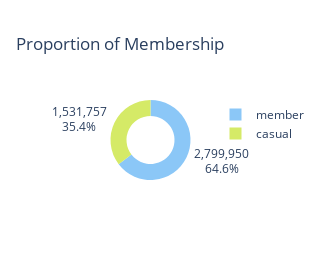

This figure's notebook cell:
### Code cell
donut_chart(rider_prop, 'Proportion of Membership')

### Figure 1 — Plotly figure (JSON) as saved in the notebook; plotly's stock layout.template omitted (floating-point values rounded to 4 significant figures)
{"data": [{"customdata": [["casual"], ["member"]], "domain": {"x": [0, 1], "y": [0, 1]}, "hole": 0.6, "hovertemplate": "Membership Type=%{customdata[0]}<br>Total Trips=%{value}<extra></extra>", "labels": ["casual", "member"], "legendgroup": "", "marker": {"colors": ["#D5EA67", "#8BC7F7"]}, "name": "", "showlegend": true, "textinfo": "value+percent", "textposition": "outside", "type": "pie", "values": [1531757, 2799950]}], "layout": {"height": 260, "legend": {"tracegroupgap": 0}, "showlegend": true, "title": {"text": "Proportion of Membership"}, "width": 300}}
